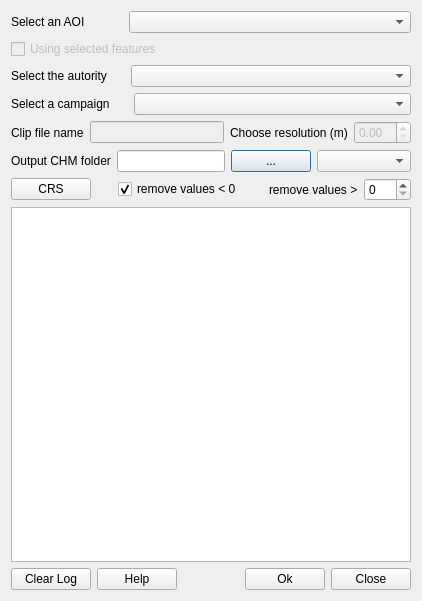
<?xml version="1.0" encoding="UTF-8"?>
<ui version="4.0">
 <class>ChmFromLidarDialogBase</class>
 <widget class="QDialog" name="ChmFromLidarDialogBase">
  <property name="windowModality">
   <enum>Qt::NonModal</enum>
  </property>
  <property name="geometry">
   <rect>
    <x>0</x>
    <y>0</y>
    <width>413</width>
    <height>601</height>
   </rect>
  </property>
  <property name="sizePolicy">
   <sizepolicy hsizetype="Fixed" vsizetype="Fixed">
    <horstretch>0</horstretch>
    <verstretch>0</verstretch>
   </sizepolicy>
  </property>
  <property name="windowTitle">
   <string>CHM from LIDAR</string>
  </property>
  <layout class="QHBoxLayout" name="horizontalLayout_8">
   <item>
    <layout class="QVBoxLayout" name="verticalLayout">
     <item>
      <layout class="QHBoxLayout" name="horizontalLayout">
       <item>
        <widget class="QLabel" name="label_2">
         <property name="text">
          <string>Select an AOI</string>
         </property>
        </widget>
       </item>
       <item>
        <spacer name="horizontalSpacer_8">
         <property name="orientation">
          <enum>Qt::Horizontal</enum>
         </property>
         <property name="sizeType">
          <enum>QSizePolicy::Minimum</enum>
         </property>
         <property name="sizeHint" stdset="0">
          <size>
           <width>38</width>
           <height>20</height>
          </size>
         </property>
        </spacer>
       </item>
       <item>
        <widget class="QgsMapLayerComboBox" name="comboAoiBox">
         <property name="sizePolicy">
          <sizepolicy hsizetype="Expanding" vsizetype="Fixed">
           <horstretch>0</horstretch>
           <verstretch>0</verstretch>
          </sizepolicy>
         </property>
         <property name="editable">
          <bool>false</bool>
         </property>
         <property name="currentText">
          <string/>
         </property>
         <property name="maxVisibleItems">
          <number>100</number>
         </property>
        </widget>
       </item>
      </layout>
     </item>
     <item>
      <widget class="QCheckBox" name="checkSelFeatbox">
       <property name="enabled">
        <bool>false</bool>
       </property>
       <property name="mouseTracking">
        <bool>true</bool>
       </property>
       <property name="text">
        <string>Using selected features</string>
       </property>
       <property name="checked">
        <bool>false</bool>
       </property>
      </widget>
     </item>
     <item>
      <layout class="QHBoxLayout" name="horizontalLayout_2">
       <item>
        <widget class="QLabel" name="label_5">
         <property name="text">
          <string>Select the autority</string>
         </property>
        </widget>
       </item>
       <item>
        <spacer name="horizontalSpacer_6">
         <property name="orientation">
          <enum>Qt::Horizontal</enum>
         </property>
         <property name="sizeType">
          <enum>QSizePolicy::Minimum</enum>
         </property>
         <property name="sizeHint" stdset="0">
          <size>
           <width>18</width>
           <height>20</height>
          </size>
         </property>
        </spacer>
       </item>
       <item>
        <widget class="QComboBox" name="comboEnteBox">
         <property name="enabled">
          <bool>true</bool>
         </property>
         <property name="sizePolicy">
          <sizepolicy hsizetype="Expanding" vsizetype="Fixed">
           <horstretch>0</horstretch>
           <verstretch>0</verstretch>
          </sizepolicy>
         </property>
         <property name="editable">
          <bool>false</bool>
         </property>
         <property name="currentText">
          <string/>
         </property>
         <property name="maxVisibleItems">
          <number>100</number>
         </property>
        </widget>
       </item>
      </layout>
     </item>
     <item>
      <layout class="QHBoxLayout" name="horizontalLayout_5">
       <item>
        <widget class="QLabel" name="label">
         <property name="text">
          <string>Select a campaign</string>
         </property>
        </widget>
       </item>
       <item>
        <spacer name="horizontalSpacer">
         <property name="orientation">
          <enum>Qt::Horizontal</enum>
         </property>
         <property name="sizeType">
          <enum>QSizePolicy::Minimum</enum>
         </property>
         <property name="sizeHint" stdset="0">
          <size>
           <width>18</width>
           <height>20</height>
          </size>
         </property>
        </spacer>
       </item>
       <item>
        <widget class="QComboBox" name="comboBox">
         <property name="sizePolicy">
          <sizepolicy hsizetype="Expanding" vsizetype="Fixed">
           <horstretch>0</horstretch>
           <verstretch>0</verstretch>
          </sizepolicy>
         </property>
         <property name="minimumSize">
          <size>
           <width>0</width>
           <height>0</height>
          </size>
         </property>
         <property name="baseSize">
          <size>
           <width>0</width>
           <height>0</height>
          </size>
         </property>
         <property name="maxVisibleItems">
          <number>100</number>
         </property>
        </widget>
       </item>
      </layout>
     </item>
     <item>
      <layout class="QHBoxLayout" name="horizontalLayout_6">
       <item>
        <widget class="QLabel" name="label_6">
         <property name="text">
          <string>Clip file name</string>
         </property>
        </widget>
       </item>
       <item>
        <widget class="QLineEdit" name="clipName">
         <property name="enabled">
          <bool>false</bool>
         </property>
        </widget>
       </item>
       <item>
        <widget class="QLabel" name="label_4">
         <property name="text">
          <string>Choose resolution (m)</string>
         </property>
        </widget>
       </item>
       <item>
        <widget class="QDoubleSpinBox" name="resolSpinBox">
         <property name="enabled">
          <bool>false</bool>
         </property>
         <property name="singleStep">
          <double>0.500000000000000</double>
         </property>
        </widget>
       </item>
      </layout>
     </item>
     <item>
      <layout class="QHBoxLayout" name="horizontalLayout_3">
       <item>
        <widget class="QLabel" name="label_3">
         <property name="text">
          <string>Output CHM folder</string>
         </property>
        </widget>
       </item>
       <item>
        <widget class="QLineEdit" name="export_chm">
         <property name="sizePolicy">
          <sizepolicy hsizetype="Fixed" vsizetype="Fixed">
           <horstretch>10</horstretch>
           <verstretch>0</verstretch>
          </sizepolicy>
         </property>
        </widget>
       </item>
       <item>
        <widget class="QPushButton" name="exportChmButton">
         <property name="sizePolicy">
          <sizepolicy hsizetype="Fixed" vsizetype="Fixed">
           <horstretch>10</horstretch>
           <verstretch>10</verstretch>
          </sizepolicy>
         </property>
         <property name="baseSize">
          <size>
           <width>0</width>
           <height>0</height>
          </size>
         </property>
         <property name="text">
          <string>...</string>
         </property>
        </widget>
       </item>
       <item>
        <widget class="QComboBox" name="comboFormatBox">
         <property name="sizePolicy">
          <sizepolicy hsizetype="Ignored" vsizetype="Fixed">
           <horstretch>0</horstretch>
           <verstretch>0</verstretch>
          </sizepolicy>
         </property>
         <property name="minimumSize">
          <size>
           <width>70</width>
           <height>0</height>
          </size>
         </property>
        </widget>
       </item>
      </layout>
     </item>
     <item>
      <layout class="QHBoxLayout" name="horizontalLayout_4">
       <item>
        <widget class="QPushButton" name="crsButton">
         <property name="text">
          <string>CRS</string>
         </property>
        </widget>
       </item>
       <item>
        <spacer name="horizontalSpacer_3">
         <property name="orientation">
          <enum>Qt::Horizontal</enum>
         </property>
         <property name="sizeType">
          <enum>QSizePolicy::Minimum</enum>
         </property>
         <property name="sizeHint" stdset="0">
          <size>
           <width>21</width>
           <height>20</height>
          </size>
         </property>
        </spacer>
       </item>
       <item>
        <widget class="QCheckBox" name="checkNegValBox">
         <property name="enabled">
          <bool>true</bool>
         </property>
         <property name="autoFillBackground">
          <bool>false</bool>
         </property>
         <property name="text">
          <string>remove values &lt; 0</string>
         </property>
         <property name="checked">
          <bool>true</bool>
         </property>
        </widget>
       </item>
       <item>
        <spacer name="horizontalSpacer_4">
         <property name="orientation">
          <enum>Qt::Horizontal</enum>
         </property>
         <property name="sizeType">
          <enum>QSizePolicy::Minimum</enum>
         </property>
         <property name="sizeHint" stdset="0">
          <size>
           <width>21</width>
           <height>20</height>
          </size>
         </property>
        </spacer>
       </item>
       <item>
        <widget class="QLabel" name="label_7">
         <property name="text">
          <string>remove values &gt;</string>
         </property>
        </widget>
       </item>
       <item>
        <widget class="QSpinBox" name="spinMaxValBox">
         <property name="maximum">
          <number>100</number>
         </property>
        </widget>
       </item>
      </layout>
     </item>
     <item>
      <widget class="QTextBrowser" name="textLog"/>
     </item>
     <item>
      <layout class="QHBoxLayout" name="horizontalLayout_7">
       <item>
        <widget class="QPushButton" name="clearButton">
         <property name="text">
          <string>Clear Log</string>
         </property>
        </widget>
       </item>
       <item>
        <widget class="QPushButton" name="helpButton">
         <property name="text">
          <string>Help</string>
         </property>
        </widget>
       </item>
       <item>
        <spacer name="horizontalSpacer_5">
         <property name="orientation">
          <enum>Qt::Horizontal</enum>
         </property>
         <property name="sizeHint" stdset="0">
          <size>
           <width>68</width>
           <height>20</height>
          </size>
         </property>
        </spacer>
       </item>
       <item>
        <widget class="QPushButton" name="pushButtonOk">
         <property name="text">
          <string>Ok</string>
         </property>
        </widget>
       </item>
       <item>
        <widget class="QDialogButtonBox" name="button_box">
         <property name="orientation">
          <enum>Qt::Horizontal</enum>
         </property>
         <property name="standardButtons">
          <set>QDialogButtonBox::Close</set>
         </property>
        </widget>
       </item>
      </layout>
     </item>
    </layout>
   </item>
  </layout>
 </widget>
 <customwidgets>
  <customwidget>
   <class>QgsMapLayerComboBox</class>
   <extends>QComboBox</extends>
   <header>qgis.gui</header>
  </customwidget>
 </customwidgets>
 <resources/>
 <connections>
  <connection>
   <sender>button_box</sender>
   <signal>rejected()</signal>
   <receiver>ChmFromLidarDialogBase</receiver>
   <slot>reject()</slot>
   <hints>
    <hint type="sourcelabel">
     <x>20</x>
     <y>20</y>
    </hint>
    <hint type="destinationlabel">
     <x>20</x>
     <y>20</y>
    </hint>
   </hints>
  </connection>
 </connections>
</ui>
